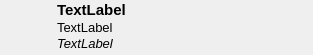
<?xml version="1.0" encoding="UTF-8"?>
<ui version="4.0">
 <class>librepcb::workspace::LibraryListWidgetItem</class>
 <widget class="QWidget" name="librepcb::workspace::LibraryListWidgetItem">
  <property name="geometry">
   <rect>
    <x>0</x>
    <y>0</y>
    <width>313</width>
    <height>55</height>
   </rect>
  </property>
  <property name="sizePolicy">
   <sizepolicy hsizetype="Preferred" vsizetype="Fixed">
    <horstretch>0</horstretch>
    <verstretch>0</verstretch>
   </sizepolicy>
  </property>
  <property name="windowTitle">
   <string>Form</string>
  </property>
  <layout class="QHBoxLayout" name="horizontalLayout">
   <property name="leftMargin">
    <number>3</number>
   </property>
   <property name="topMargin">
    <number>1</number>
   </property>
   <property name="rightMargin">
    <number>1</number>
   </property>
   <property name="bottomMargin">
    <number>1</number>
   </property>
   <item>
    <widget class="QLabel" name="lblImage">
     <property name="sizePolicy">
      <sizepolicy hsizetype="Fixed" vsizetype="Fixed">
       <horstretch>0</horstretch>
       <verstretch>0</verstretch>
      </sizepolicy>
     </property>
     <property name="minimumSize">
      <size>
       <width>48</width>
       <height>48</height>
      </size>
     </property>
     <property name="maximumSize">
      <size>
       <width>48</width>
       <height>48</height>
      </size>
     </property>
     <property name="lineWidth">
      <number>0</number>
     </property>
     <property name="text">
      <string/>
     </property>
     <property name="alignment">
      <set>Qt::AlignCenter</set>
     </property>
    </widget>
   </item>
   <item>
    <layout class="QVBoxLayout" name="verticalLayout">
     <property name="spacing">
      <number>1</number>
     </property>
     <item>
      <widget class="QLabel" name="lblLibraryName">
       <property name="sizePolicy">
        <sizepolicy hsizetype="Preferred" vsizetype="Fixed">
         <horstretch>0</horstretch>
         <verstretch>0</verstretch>
        </sizepolicy>
       </property>
       <property name="font">
        <font>
         <pointsize>11</pointsize>
         <weight>75</weight>
         <bold>true</bold>
        </font>
       </property>
       <property name="text">
        <string>TextLabel</string>
       </property>
      </widget>
     </item>
     <item>
      <widget class="QLabel" name="lblLibraryDescription">
       <property name="sizePolicy">
        <sizepolicy hsizetype="Preferred" vsizetype="Fixed">
         <horstretch>0</horstretch>
         <verstretch>0</verstretch>
        </sizepolicy>
       </property>
       <property name="font">
        <font>
         <pointsize>10</pointsize>
        </font>
       </property>
       <property name="text">
        <string>TextLabel</string>
       </property>
      </widget>
     </item>
     <item>
      <widget class="QLabel" name="lblLibraryUrl">
       <property name="sizePolicy">
        <sizepolicy hsizetype="Preferred" vsizetype="Fixed">
         <horstretch>0</horstretch>
         <verstretch>0</verstretch>
        </sizepolicy>
       </property>
       <property name="font">
        <font>
         <pointsize>10</pointsize>
         <italic>true</italic>
        </font>
       </property>
       <property name="text">
        <string>TextLabel</string>
       </property>
      </widget>
     </item>
    </layout>
   </item>
  </layout>
 </widget>
 <resources/>
 <connections/>
</ui>
